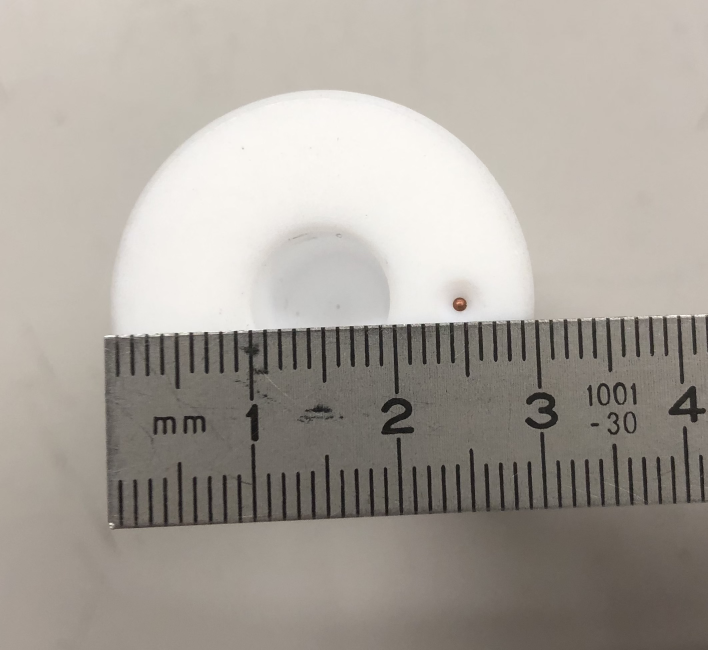
#> input picture notebooks/cbct_sample.jpg, 2122 x 1950 px (shown at 1/3 size); its folder holds only this picture in this run
$ python -i imageutils.py   (imports and definitions only)   (older library calls are emulated)
#> lines starting #> are read from the running program, lines starting #| are printed output that depends on the picture
import numpy as np
import scipy.ndimage.filters as flt2
from scipy import ndimage
import matplotlib.pyplot as plt
from tqdm import tqdm
import skimage.filters as flt
import skimage.morphology as morph
import skimage.morphology.greyreconstruct as rec

# [26 lines left out: functions _spotclean, spotclean, not called in this run]


def fill_spots(img,size=5) :
#> called with size = 5
    med = flt.median(img,selem=np.ones([size,1]))
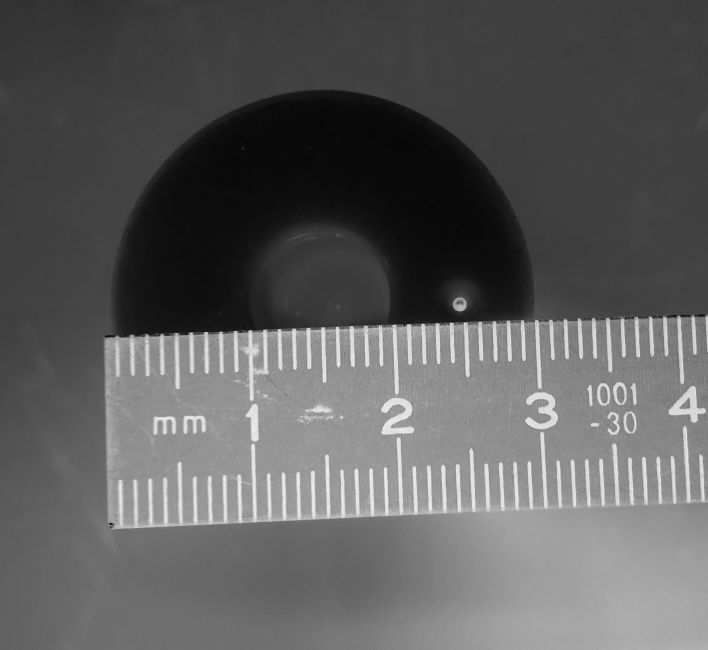
#> med: shape (1950, 2122) (shown at 1/3 size); min 1, max 246, mean 93.5
    med = flt.median(med,selem=np.ones([1,size]))
    fm = img.copy()
    fm[1:-2,1:-2] = med[1:-2,1:-2]
    fm = np.maximum(fm,img)

#> (the run stopped early here; a loop or call above may not have finished)

$ run again, on notebooks/em_image.png
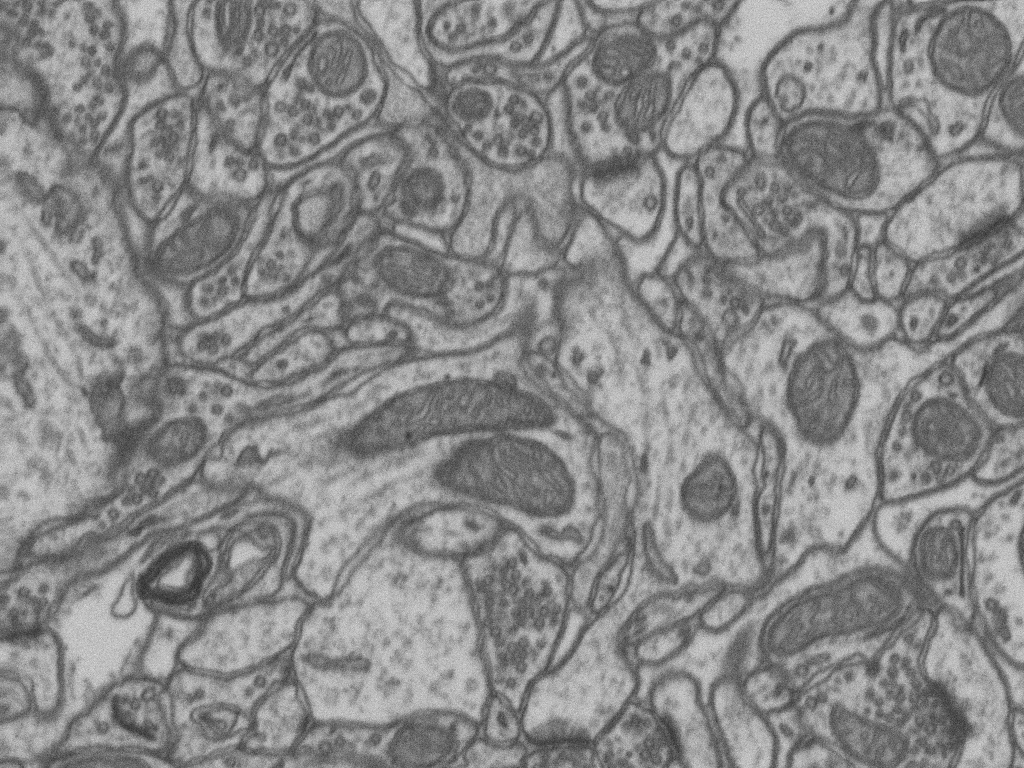
#> input picture notebooks/em_image.png, 1024 x 768 px
#> picture is the input picture: shape (768, 1024); min 41, max 221, mean 135.7
#> in fill_spots, `med = flt.median(img,selem=np.ones([size,1]))`:
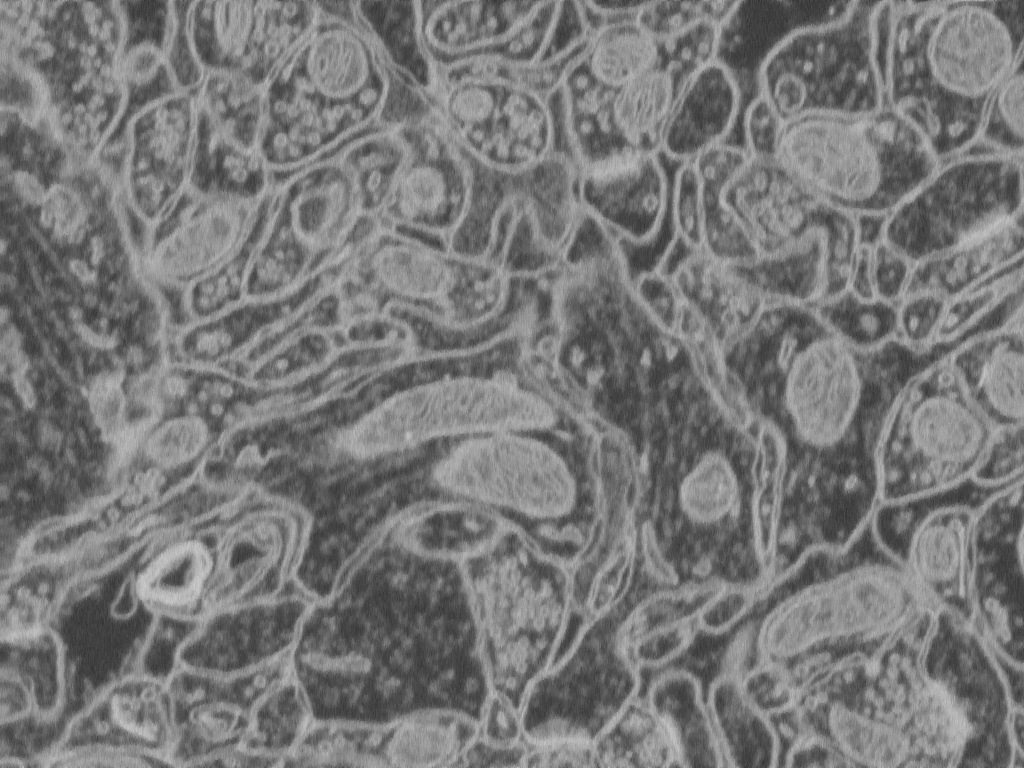
#> med: shape (768, 1024); min 45, max 204, mean 120.3
